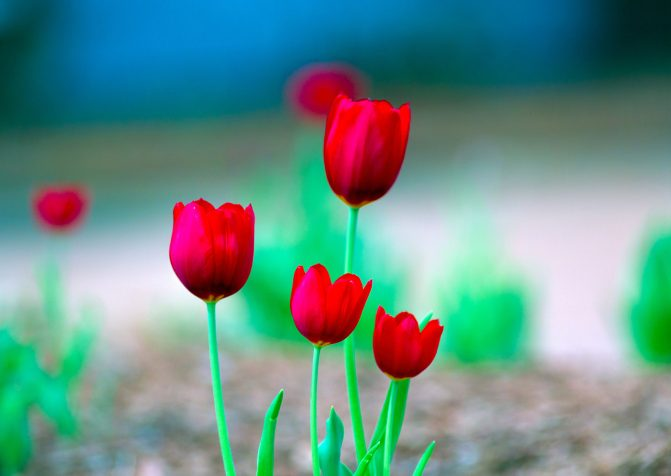
#> input picture images/tuts/tulip1.jpg, 671 x 476 px, found by its file name
$ python fgd.py
#> lines starting #> are read from the running program, lines starting #| are printed output that depends on the picture; after the words box and inside, x2 and y2 are one past the last pixel; in counts of white or black regions, pixels touching at a corner belong together
import cv2
import numpy as np
import matplotlib.pyplot as plt

img = cv2.imread('../images/tulip1.jpg')
#> img is the input picture: shape (476, 671, 3); mean B, G, R 137.1, 143, 101.6
mask = np.zeros(img.shape[:2], np.uint8)

fgd_model = np.zeros((1,65), np.float64)
bgd_model = np.zeros((1,65), np.float64)

rect = (50, 50, 300, 400)

cv2.grabCut(img, mask, rect, bgd_model, fgd_model, 5, cv2.GC_INIT_WITH_RECT)
mask2 = np.where((mask==2)|(mask==0),0,1).astype('uint8')
img += mask2[:,:,np.newaxis]
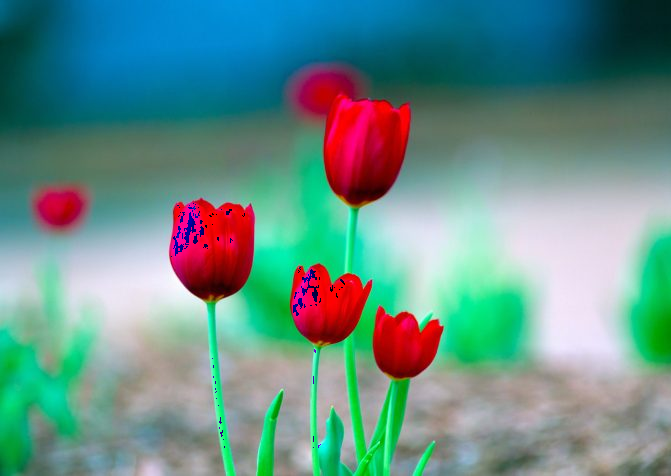
#> img: shape (476, 671, 3); 4.8% of pixels changed, all inside (x1, y1, x2, y2) = (170, 136, 350, 450)

plt.imshow(img)
plt.colorbar()
plt.show()
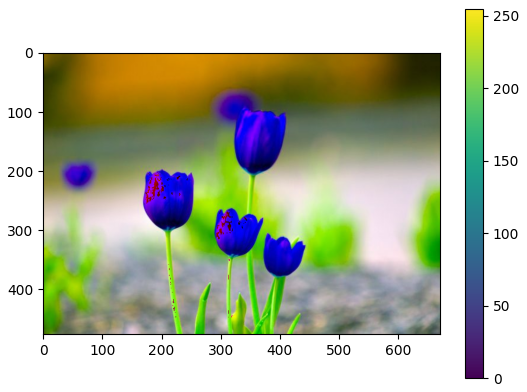
#> figure drawn by matplotlib, 2 panels; B, G, R data is drawn as R, G, B

$ run again, with images/tuts/ap_g.jpg copied over images/tuts/tulip1.jpg
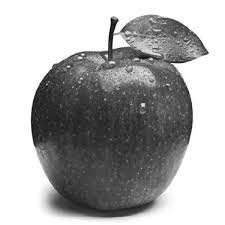
#> input picture images/tuts/ap_g.jpg, 225 x 225 px, found by its file name
#> img is the input picture: shape (225, 225, 3); min 3, max 255, mean 169
#> `plt.show()`:
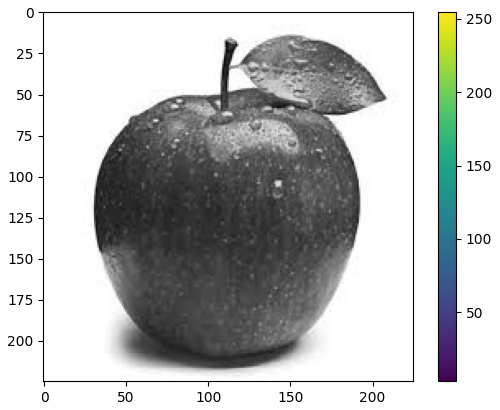
#> figure drawn by matplotlib, 2 panels
